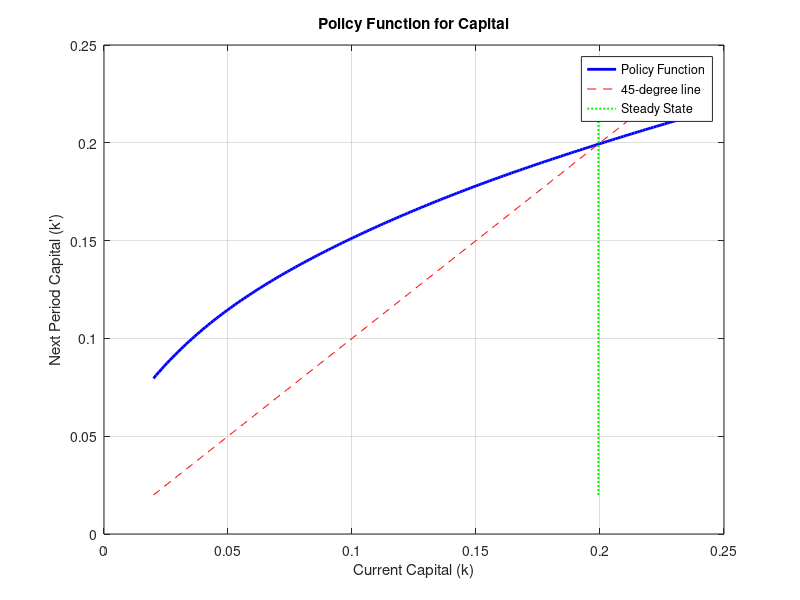

Write the MATLAB code that produced this figure.
%% Problem 1 (b) 
function ngm_collocation()
    % Parameters
    alpha = 0.4;    % Capital share
    beta = 0.95;    % Discount factor
    delta = 1;   % Depreciation rate 0.03
    sigma = 1;      % Risk aversion 2
    n = 7;          % Number of nodes

    % Find steady state capital
    k_ss = steady_state(alpha, beta, delta);
    
    % Define approximation range
    k_min = 0.1 * k_ss;
    k_max = 1.2 * k_ss;
    
    % Initial guess for coefficients (adjust length to n)
    a0 = transpose(linspace(0.1, 0.01, n));  % Adaptive initial guess
    
    % Solve for coefficients
    options = optimset('Display', 'iter', 'MaxFunEvals', 3000, 'MaxIter', 1000);  
    [a_sol, fval, exitflag] = fsolve(@(a) residual_function(a, n, k_min, k_max, alpha, beta, delta, sigma), a0, options);
    
    % Plot results
    plot_solution(a_sol, n, k_min, k_max, k_ss, alpha, delta);
end

function k_ss = steady_state(alpha, beta, delta)
    % Compute steady state capital
    k_ss = (alpha * beta /1)^(1/(1 - alpha));
end

function R = residual_function(a, n, k_min, k_max, alpha, beta, delta, sigma)
    % Get Chebyshev nodes
    z = cos((2*(1:n)' - 1)*pi/(2*n));
    k = ((z + 1) * (k_max - k_min)/2) + k_min;
    
    % Compute next period capital using policy function
    k_next = policy_function(k, a, k_min, k_max);
    k_next_next = policy_function(k_next, a, k_min, k_max);
    
    % Production and consumption
    y = k.^alpha;
    c = y + (1 - delta) * k - k_next;
    c_next = k_next.^alpha + (1 - delta) * k_next - k_next_next;
    
    % Euler equation residuals
    R = c.^(-sigma) - beta * c_next.^(-sigma) .* (alpha * k_next.^(alpha - 1) + 1 - delta);
end

function k_next = policy_function(k, a, k_min, k_max)
    % Map k to [-1, 1]
    x = 2 * (k - k_min) / (k_max - k_min) - 1;
    
    % Evaluate Chebyshev polynomials
    T = ones(length(k), length(a));  % Initialize T
    if length(a) > 1
        T(:, 2) = x;
    end
    for j = 3:length(a)
        T(:, j) = 2 * x .* T(:, j - 1) - T(:, j - 2);
    end
    
    %for i=0:length(x)-1
    %

    % Compute policy function
    k_next = sum(T .* a', 2);  % Correct matrix multiplication
end

function plot_solution(a, n, k_min, k_max, k_ss, alpha, delta)
    % Create grid for plotting
    k_grid = linspace(k_min, k_max, 200)';  % Make column vector
    
    % Compute policy function
    k_next = policy_function(k_grid, a, k_min, k_max);
    
    % Plot results
    figure;
    plot(k_grid, k_next, 'b-', 'LineWidth', 2);
    hold on;
    plot(k_grid, k_grid, 'r--');  % 45-degree line
    plot([k_ss k_ss], [k_min k_max], 'g:', 'LineWidth', 1.5);  % Steady state
    xlabel('Current Capital (k)');
    ylabel('Next Period Capital (k'')');
    title('Policy Function for Capital');
    legend('Policy Function', '45-degree line', 'Steady State');
    grid on;
end

%% Problem 2 (d-g)

% Parameters
beta = 0.95;
alpha = 0.36;
delta = 0.025;
sigma = 2;

% Find steady state k and c first
k_ss = ((1/beta - (1-delta))/(alpha))^(1/(alpha-1));
c_ss = k_ss^alpha - delta*k_ss;

% Calculate derivatives at steady state
f_prime = alpha * k_ss^(alpha-1);
f_double_prime = alpha * (alpha-1) * k_ss^(alpha-2);
u_double_prime = -sigma * c_ss^(-sigma-1);
u_prime = c_ss^(-sigma);

% Construct matrix A
A = [1/beta, -1;
     -(u_prime*f_double_prime/u_double_prime), 1 + (beta*u_prime*f_double_prime/u_double_prime)];

%%% (Part e)
% Find eigenvalues and eigenvectors
[V, D] = eig(A);

% Policy functions coefficients
V_inv = inv(V);
v21 = V_inv(2,1);
v22 = V_inv(2,2);
consumption_policy = v21/v22;
capital_policy = min(diag(D)); % lambda1

% Simulate transition dynamics (Part e)
T = 100;
k0 = 0.1 * k_ss;

k_path = zeros(T+1, 1);
c_path = zeros(T+1, 1);
k_path(1) = k0;

for t = 1:T
    k_dev = k_path(t) - k_ss;
    c_path(t) = c_ss + consumption_policy * k_dev;
    k_path(t+1) = k_ss + capital_policy * k_dev;
end
c_path(T+1) = c_ss + consumption_policy * (k_path(T+1) - k_ss);

% Figure for Part (e)
% Transition simulation using policy functions
figure;
subplot(2,1,1);
plot(0:T, k_path, 'r', 'DisplayName', 'Capital Path (Part e)');
title('Capital Path (Part e: Policy Function Simulation)');
ylabel('Capital');
xlabel('Time');
legend show;
grid on;

subplot(2,1,2);
plot(0:T, c_path, 'r', 'DisplayName', 'Consumption Path (Part e)');
title('Consumption Path (Part e: Policy Function Simulation)');
ylabel('Consumption');
xlabel('Time');
legend show;
grid on;

% Run Dynare nonlinear simulation (Part f)
dynare PQuestion2F.mod noclearall;

% Extract Dynare results
dynare_k = oo_.endo_simul(strcmp(M_.endo_names, 'k'), :)';
dynare_c = oo_.endo_simul(strcmp(M_.endo_names, 'c'), :)';

% Figure for Part (f)
% Compare MATLAB Part (e) with Dynare nonlinear results
figure;
subplot(2,1,1);
plot(0:T, k_path, 'r', 'DisplayName', 'MATLAB Capital Path (Part e)');
hold on;
plot(0:(length(dynare_k)-1), dynare_k, 'b--', 'DisplayName', 'Dynare Capital Path (Part f)');
title('Capital Path (Part f: Nonlinear Simulation Comparison)');
ylabel('Capital');
xlabel('Time');
legend show;
grid on;

subplot(2,1,2);
plot(0:T, c_path, 'r', 'DisplayName', 'MATLAB Consumption Path (Part e)');
hold on;
plot(0:(length(dynare_c)-1), dynare_c, 'b--', 'DisplayName', 'Dynare Consumption Path (Part f)');
title('Consumption Path (Part f: Nonlinear Simulation Comparison)');
ylabel('Consumption');
xlabel('Time');
legend show;
grid on;

% Run Dynare linear simulation (Part g)
dynare PQuestion2G.mod noclearall;

% Extract Dynare results
dynare_k_linear = oo_.endo_simul(strcmp(M_.endo_names, 'k'), :)';
dynare_c_linear = oo_.endo_simul(strcmp(M_.endo_names, 'c'), :)';

% Figure for Part (g)
% Compare MATLAB Part (e) with Dynare linear results
figure;
subplot(2,1,1);
plot(0:T, k_path, 'r', 'DisplayName', 'MATLAB Capital Path (Part e)');
hold on;
plot(0:(length(dynare_k_linear)-1), dynare_k_linear, 'b--', 'DisplayName', 'Dynare Capital Path (Part g)');
title('Capital Path (Part g: Linear Approximation Comparison)');
ylabel('Capital');
xlabel('Time');
legend show;
grid on;

subplot(2,1,2);
plot(0:T, c_path, 'r', 'DisplayName', 'MATLAB Consumption Path (Part e)');
hold on;
plot(0:(length(dynare_c_linear)-1), dynare_c_linear, 'b--', 'DisplayName', 'Dynare Consumption Path (Part g)');
title('Consumption Path (Part g: Linear Approximation Comparison)');
ylabel('Consumption');
xlabel('Time');
legend show;
grid on;

fprintf('Policy functions:\n');
fprintf('c_t - c = %.4f(k_t - k)\n', consumption_policy);
fprintf('k_{t+1} - k = %.4f(k_t - k)\n', capital_policy);
